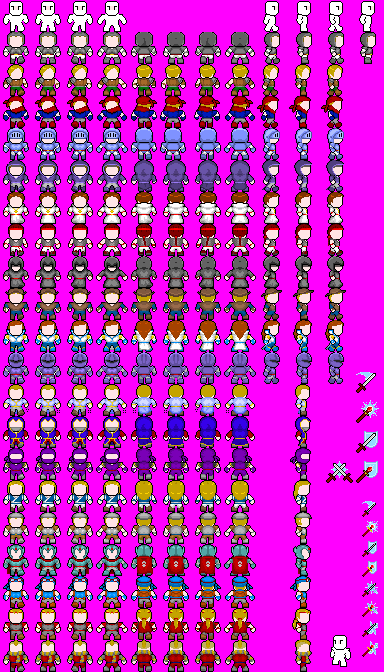
#> input picture tools/corpus/RPGCharacterSprites32x32.png, 384 x 672 px
$ python detect_grid.py corpus/RPGCharacterSprites32x32.png
#> lines starting #> are read from the running program, lines starting #| are printed output that depends on the picture
#!/usr/bin/env python3
"""
Sprite Sheet Grid Detection Tool

Automatically detects frame dimensions in a sprite sheet by analyzing
visual patterns, edges, and repeating structures.

Unix Philosophy: Do one thing well - detect grid dimensions.

Algorithm:
1. Edge Detection: Find strong vertical/horizontal edges
2. Autocorrelation: Detect repeating patterns
3. Color Histogram Analysis: Find frame boundaries by color changes
4. Spacing Analysis: Detect padding between frames

Usage:
    python3 detect_grid.py sprite.png
    python3 detect_grid.py sprite.png --verbose
    python3 detect_grid.py sprite.png --json
"""

import argparse
import sys
from pathlib import Path

try:
    from PIL import Image
    import numpy as np
except ImportError:
    print("ERROR: Required libraries not installed.", file=sys.stderr)
    print("Install with: pip install pillow numpy", file=sys.stderr)
    sys.exit(1)


class GridDetector:
    """Detects sprite sheet grid dimensions using computer vision."""

    def __init__(self, image_path):
        self.image = Image.open(image_path)
        self.width, self.height = self.image.size
        self.array = np.array(self.image)

    def detect_edges(self, axis=1):
        """
        Detect edges along an axis (0=vertical, 1=horizontal).
        Returns array of edge strengths.
        """
        # Convert to grayscale
        if len(self.array.shape) == 3:
            gray = np.mean(self.array[:, :, :3], axis=2)
        else:
            gray = self.array

        # Compute gradient along axis
        if axis == 1:  # Horizontal edges (vertical lines)
            gradient = np.abs(np.diff(gray, axis=1))
            edge_strength = np.sum(gradient, axis=0)
        else:  # Vertical edges (horizontal lines)
            gradient = np.abs(np.diff(gray, axis=0))
            edge_strength = np.sum(gradient, axis=1)

        return edge_strength

    def find_peaks(self, signal, min_distance=5):
        """Find peaks in a signal with minimum distance between peaks."""
        peaks = []
        threshold = np.mean(signal) + np.std(signal)

        for i in range(1, len(signal) - 1):
            if signal[i] > threshold:
                # Check if it's a local maximum
                is_peak = True
                for j in range(max(0, i - min_distance), min(len(signal), i + min_distance + 1)):
                    if j != i and signal[j] > signal[i]:
                        is_peak = False
                        break

                if is_peak:
                    # Check minimum distance from existing peaks
                    too_close = False
                    for peak in peaks:
                        if abs(i - peak) < min_distance:
                            too_close = True
                            break

                    if not too_close:
                        peaks.append(i)

        return peaks

    def detect_repeating_pattern(self, edge_strength, min_size=8, max_size=128):
        """Detect repeating pattern size using autocorrelation."""
        best_period = None
        best_score = 0

        for period in range(min_size, min(max_size, len(edge_strength) // 2)):
            # Calculate autocorrelation at this period
            correlation = 0
            count = 0

            for i in range(len(edge_strength) - period):
                correlation += edge_strength[i] * edge_strength[i + period]
                count += 1

            if count > 0:
                score = correlation / count

                if score > best_score:
                    best_score = score
                    best_period = period

        return best_period, best_score

    def detect_grid_dimensions(self):
        """Detect frame width and height."""
        # Detect horizontal edges (for height)
        h_edges = self.detect_edges(axis=0)
        h_peaks = self.find_peaks(h_edges)
        height_period, height_score = self.detect_repeating_pattern(h_edges)

        # Detect vertical edges (for width)
        v_edges = self.detect_edges(axis=1)
        v_peaks = self.find_peaks(v_edges)
        width_period, width_score = self.detect_repeating_pattern(v_edges)

        # Estimate dimensions from peaks
        if len(h_peaks) > 1:
            height_from_peaks = int(np.median(np.diff(h_peaks)))
        else:
            height_from_peaks = height_period

        if len(v_peaks) > 1:
            width_from_peaks = int(np.median(np.diff(v_peaks)))
        else:
            width_from_peaks = width_period

        # Use autocorrelation as primary, peaks as backup
        frame_width = width_period if width_period else width_from_peaks
        frame_height = height_period if height_period else height_from_peaks

        # Calculate rows and columns
        rows = self.height // frame_height if frame_height else 1
        columns = self.width // frame_width if frame_width else 1

        # Detect padding
        padding = self._detect_padding(frame_width, frame_height, columns, rows)

        return {
            'frame_width': frame_width,
            'frame_height': frame_height,
            'columns': columns,
            'rows': rows,
            'padding': padding,
            'total_frames': rows * columns,
            'image_width': self.width,
            'image_height': self.height,
            'confidence': {
                'width': width_score,
                'height': height_score
            }
        }

    def _detect_padding(self, frame_width, frame_height, columns, rows):
        """Detect padding between frames."""
        if not frame_width or not frame_height:
            return 0

        # Check if dimensions divide evenly
        width_remainder = self.width - (frame_width * columns)
        height_remainder = self.height - (frame_height * rows)

        # Padding is likely if there's space left over
        if width_remainder > 0 and columns > 1:
            padding_w = width_remainder // (columns + 1)
        else:
            padding_w = 0

        if height_remainder > 0 and rows > 1:
            padding_h = height_remainder // (rows + 1)
        else:
            padding_h = 0

        # Return the most common padding
        return max(padding_w, padding_h)


def main():
    parser = argparse.ArgumentParser(
        description='Auto-detect sprite sheet grid dimensions',
        formatter_class=argparse.RawDescriptionHelpFormatter,
        epilog="""
Examples:
  %(prog)s sprite.png
  %(prog)s character.png --verbose
  %(prog)s atlas.png --json
        """
    )

    parser.add_argument('image', type=str, help='Path to sprite sheet image')
    parser.add_argument('-v', '--verbose', action='store_true', help='Show detailed analysis')
    parser.add_argument('-j', '--json', action='store_true', help='Output as JSON')

    args = parser.parse_args()

    # Validate image exists
    if not Path(args.image).exists():
        print(f"ERROR: Image file not found: {args.image}", file=sys.stderr)
        sys.exit(1)

    # Run detection
    try:
        detector = GridDetector(args.image)
#> in __init__, self.image is the input picture: PIL image 384x672 RGBA; mean R, G, B, A 195, 43.3, 188.9, 255
        result = detector.detect_grid_dimensions()
#> in detect_edges, `gray = np.mean(self.array[:, :, :3], axis=2)`:
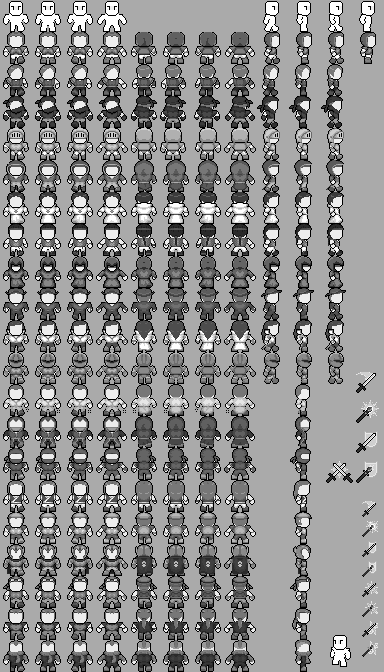
#> gray: shape (672, 384) float64; min 0, max 255, mean 142.4
#> in detect_edges, `gradient = np.abs(np.diff(gray, axis=0))`:
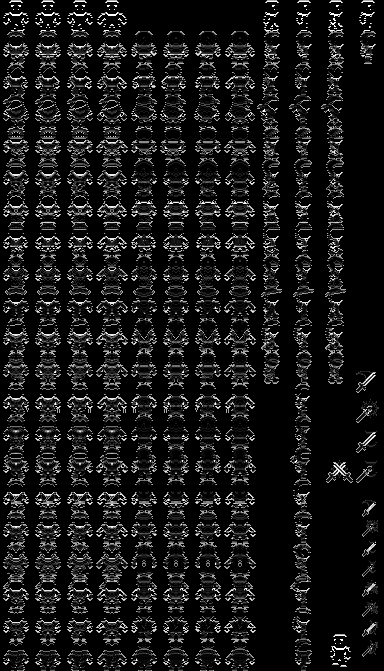
#> gradient: shape (671, 384) float64; min 0, max 255, mean 23.8
#> in detect_edges, `edge_strength = np.sum(gradient, axis=1)`: edge_strength = 671 values, max 40025.3 at index 54, min 0 at index 3, mean 9155.7
#> in detect_grid_dimensions, `h_edges = self.detect_edges(axis=0)`: h_edges has the same summary as edge_strength in detect_edges
#> in find_peaks, `threshold = np.mean(signal) + np.std(signal)`: threshold = 15323.5
#> after the loop in find_peaks, `for i in range(1, len(signal) - 1):`: peaks = 48 values from 1 to 663
#> the loop in detect_repeating_pattern, `for period in range(min_size, min(max_size, len(edge_strength) // 2)):` made 120 passes
#> (score, best_score) on passes 1, 2, 23, 24, 25: (88172825.6, 88172825.6), (89606523.7, 89606523.7), (92117013.3, 92117013.3), (102047462.3, 102047462.3), (110152596, 110152596)
#> score on passes 3 to 8: 85321411.9, 80705379.3, 79256537.6, 78837442.8, 78504444.3, 77144430.1
#> after the loop in detect_repeating_pattern, `for period in range(min_size, min(max_size, len(edge_strength) // 2)):`: best_period = 32; best_score = 110152596
#> in detect_grid_dimensions, `height_period, height_score = self.detect_repeating_pattern(h_edges)`: height_period = 32; height_score = 110152596
#> call 2 of detect_edges, with axis = 1
#> in detect_edges (call 2), `gradient = np.abs(np.diff(gray, axis=1))`:
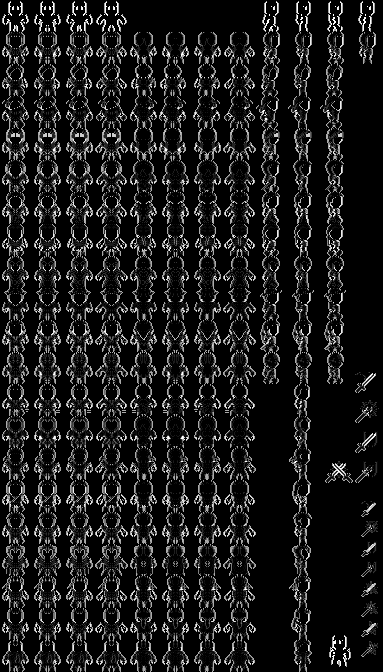
#> gradient: shape (672, 383) float64; min 0, max 255, mean 27.8
#> in detect_edges (call 2), `edge_strength = np.sum(gradient, axis=0)`: edge_strength = 383 values, max 74054.7 at index 85, min 0 at index 0, mean 18699.3
#> in detect_grid_dimensions, `v_edges = self.detect_edges(axis=1)`: v_edges has the same summary as edge_strength in detect_edges
#> in detect_grid_dimensions, `v_peaks = self.find_peaks(v_edges)`: v_peaks = [9, 22, 39, 55, 71, 85, 105, 117, 137, 151, 167, 183, 199, 213, 231, 247, 296, 306]
#> the loop in detect_repeating_pattern (call 2), `for period in range(min_size, min(max_size, len(edge_strength) // 2)):` made 120 passes
#> (score, best_score) on passes 1, 3, 4, 5, 6, 7, 10, 23, 24, 25: (277555078.8, 277555078.8), (284634272.4, 284634272.4), (310886806.4, 310886806.4), (369811689.1, 369811689.1), (416076373.6, 416076373.6), (435234846.9, 435234846.9), (440883767.7, 440883767.7), (470335712.8, 470335712.8), (526129540.9, 526129540.9), (565518297.1, 565518297.1)
#> score on passes 2, 8, 9, 11, 12, 13: 272496934, 434065099.9, 430958494.2, 437484432.3, 407999020.9, 357269260

        if args.json:
            import json
            print(json.dumps(result, indent=2))
        else:
            print(f"\n📐 Grid Detection Results for: {args.image}")
#| 📐 Grid Detection Results for: corpus/RPGCharacterSprites32x32.png
            print("=" * 60)
            print(f"\nImage Dimensions: {result['image_width']}x{result['image_height']} pixels")
#| Image Dimensions: 384x672 pixels
            print(f"\nDetected Grid:")
            print(f"  Frame Width:  {result['frame_width']} px")
#|   Frame Width:  32 px
            print(f"  Frame Height: {result['frame_height']} px")
#|   Frame Height: 32 px
            print(f"  Columns:      {result['columns']}")
#|   Columns:      12
            print(f"  Rows:         {result['rows']}")
#|   Rows:         21
            print(f"  Padding:      {result['padding']} px")
#|   Padding:      0 px
            print(f"  Total Frames: {result['total_frames']}")
#|   Total Frames: 252

            if args.verbose:
                print(f"\nConfidence Scores:")
                print(f"  Width:  {result['confidence']['width']:.2f}")
                print(f"  Height: {result['confidence']['height']:.2f}")

            print("\n" + "=" * 60)
            print("\n📋 JavaScript Config:")
            print(f"""
const sprite = new SpriteSheet({{
  canvas: '#canvas',
  image: '{Path(args.image).name}',
  frameWidth: {result['frame_width']},
  frameHeight: {result['frame_height']},
  frames: {result['total_frames']},
  rows: {result['rows']},
  columns: {result['columns']},
  padding: {result['padding']}
}});
""")
#| const sprite = new SpriteSheet({
#|   canvas: '#canvas',
#|   image: 'RPGCharacterSprites32x32.png',
#|   frameWidth: 32,
#|   frameHeight: 32,
#|   frames: 252,
#|   rows: 21,
#|   columns: 12,
#|   padding: 0
#| });

    except Exception as e:
        print(f"ERROR: {e}", file=sys.stderr)
        if args.verbose:
            import traceback
            traceback.print_exc()
        sys.exit(1)


if __name__ == '__main__':
    main()
